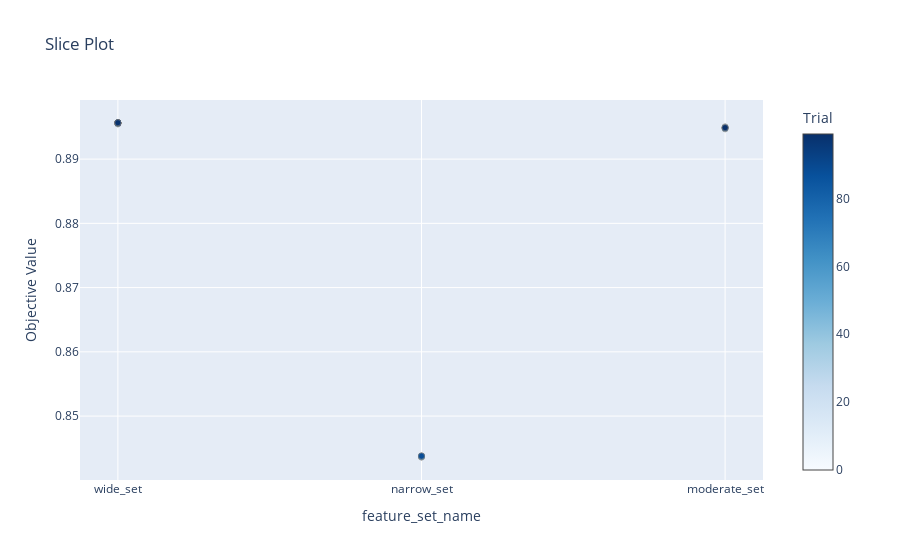

The notebook cell this image was saved under:
### Code cell
optuna.visualization.plot_slice(study=fs_study, params=["feature_set_name"])

### Figure 1 — Plotly figure (JSON) as saved in the notebook; plotly's stock layout.template omitted (floating-point values rounded to 4 significant figures)
{"data": [{"marker": {"color": [0, 1, 2, 3, 4, 5, 6, 7, 8, 9, 10, 11, 12, 13, 14, 15, 16, 17, 18, 19, 20, 21, 22, 23, 24, 25, 26, 27, 28, 29, 30, 31, 32, 33, 34, 35, 36, 37, 38, 39, 40, 41, 42, 43, 44, 45, 46, 47, 48, 49, 50, 51, 52, 53, 54, 55, 56, 57, 58, 59, 60, 61, 62, 63, 64, 65, 66, 67, 68, 69, 70, 71, 72, 73, 74, 75, 76, 77, 78, 79, 80, 81, 82, 83, 84, 85, 86, 87, 88, 89, 90, 91, 92, 93, 94, 95, 96, 97, 98, 99], "colorbar": {"title": {"text": "Trial"}, "x": 1, "xpad": 40}, "colorscale": [[0, "rgb(247,251,255)"], [0.125, "rgb(222,235,247)"], [0.25, "rgb(198,219,239)"], [0.375, "rgb(158,202,225)"], [0.5, "rgb(107,174,214)"], [0.625, "rgb(66,146,198)"], [0.75, "rgb(33,113,181)"], [0.875, "rgb(8,81,156)"], [1, "rgb(8,48,107)"]], "line": {"color": "Grey", "width": 0.5}}, "mode": "markers", "name": "Feasible Trial", "showlegend": false, "type": "scatter", "x": ["moderate_set", "narrow_set", "moderate_set", "wide_set", "wide_set", "narrow_set", "wide_set", "moderate_set", "wide_set", "narrow_set", "wide_set", "wide_set", "wide_set", "wide_set", "wide_set", "wide_set", "wide_set", "wide_set", "narrow_set", "moderate_set", "wide_set", "wide_set", "wide_set", "wide_set", "wide_set", "wide_set", "wide_set", "wide_set", "moderate_set", "narrow_set", "moderate_set", "wide_set", "wide_set", "wide_set", "wide_set", "wide_set", "narrow_set", "wide_set", "moderate_set", "wide_set", "wide_set", "wide_set", "wide_set", "wide_set", "wide_set", "wide_set", "narrow_set", "wide_set", "wide_set", "wide_set", "moderate_set", "wide_set", "wide_set", "wide_set", "wide_set", "wide_set", "wide_set", "narrow_set", "wide_set", "wide_set", "wide_set", "wide_set", "wide_set", "wide_set", "wide_set", "wide_set", "wide_set", "moderate_set", "wide_set", "wide_set", "narrow_set", "wide_set", "wide_set", "wide_set", "wide_set", "wide_set", "wide_set", "wide_set", "wide_set", "wide_set", "moderate_set", "wide_set", "wide_set", "wide_set", "wide_set", "wide_set", "wide_set", "wide_set", "narrow_set", "wide_set", "wide_set", "wide_set", "wide_set", "wide_set", "wide_set", "wide_set", "wide_set", "wide_set", "wide_set", "moderate_set"], "y": [0.8947, 0.8437, 0.895, 0.8956, 0.8956, 0.8436, 0.8957, 0.8949, 0.8956, 0.8438, 0.8955, 0.8957, 0.8957, 0.8957, 0.8956, 0.8957, 0.8957, 0.8956, 0.8438, 0.895, 0.8957, 0.8957, 0.8956, 0.8956, 0.8957, 0.8957, 0.8956, 0.8957, 0.895, 0.8436, 0.8947, 0.8957, 0.8957, 0.8957, 0.8957, 0.8957, 0.8437, 0.8956, 0.8948, 0.8957, 0.8957, 0.8957, 0.8957, 0.8957, 0.8956, 0.8957, 0.8438, 0.8957, 0.8955, 0.8957, 0.8949, 0.8957, 0.8957, 0.8957, 0.8956, 0.8957, 0.8957, 0.8437, 0.8956, 0.8957, 0.8957, 0.8957, 0.8957, 0.8957, 0.8957, 0.8957, 0.8957, 0.8949, 0.8957, 0.8957, 0.8437, 0.8957, 0.8957, 0.8957, 0.8957, 0.8957, 0.8957, 0.8957, 0.8957, 0.8957, 0.8949, 0.8957, 0.8957, 0.8957, 0.8957, 0.8957, 0.8957, 0.8957, 0.8438, 0.8957, 0.8956, 0.8957, 0.8957, 0.8957, 0.8957, 0.8957, 0.8957, 0.8957, 0.8957, 0.8949]}], "layout": {"title": {"text": "Slice Plot"}, "xaxis": {"categoryarray": ["wide_set", "narrow_set", "moderate_set"], "categoryorder": "array", "title": {"text": "feature_set_name"}, "type": "category"}, "yaxis": {"title": {"text": "Objective Value"}}}}
